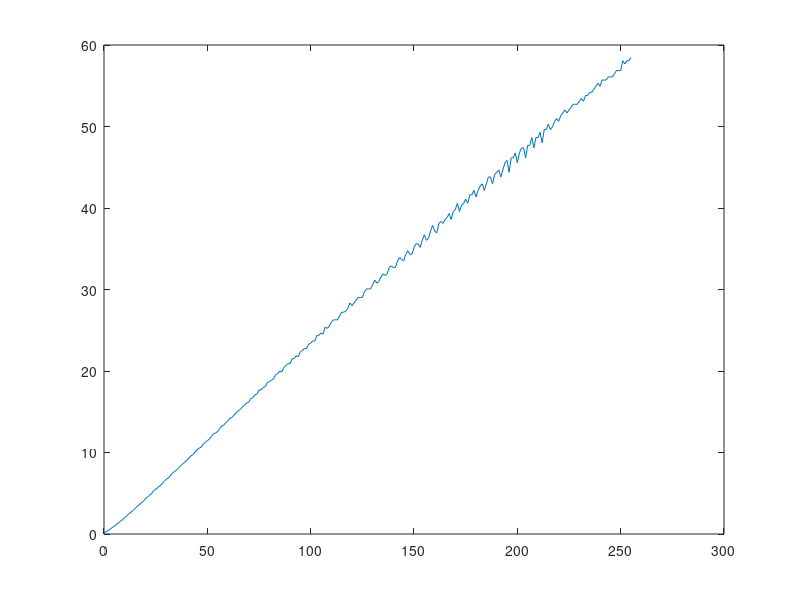

MATLAB code for this plot: (Note: this script raises an error after producing the figure.)
%% SESSION 3 

rate = [41.00
61.00
80.00
99.00
117.00
132.00
149.00
164.00
177.00
191.00
204.00
216.00
230.00
239.00
250.00
260.00
272.00
279.00
289.00
296.00
307.00
314.00
322.00
328.00
340.00
344.00
351.00
356.00
363.00
371.00
377.00
381.00
388.00
395.00
400.00
404.00
409.00
415.00
420.00
424.00
429.00
434.00
439.00
442.00
448.00
452.00
456.00
458.00
464.00
468.00
471.00
474.00
479.00
484.00
485.00
488.00
493.00
497.00
499.00
503.00
506.00
510.00
511.00
515.00
518.00
521.00
523.00
527.00
529.00
532.00
533.00
538.00
539.00
543.00
544.00
549.00
549.00
552.00
553.00
558.00
559.00
561.00
562.00
567.00
568.00
571.00
570.00
575.00
577.00
579.00
579.00
584.00
584.00
587.00
586.00
591.00
592.00
594.00
594.00
598.00
599.00
601.00
601.00
606.00
606.00
608.00
607.00
613.00
612.00
614.00
617.00
619.00
619.00
619.00
622.00
625.00
625.00
626.00
628.00
632.00
630.00
632.00
634.00
636.00
636.00
636.00
640.00
642.00
642.00
642.00
645.00
648.00
646.00
647.00
650.00
652.00
651.00
652.00
656.00
657.00
656.00
656.00
660.00
662.00
661.00
660.00
664.00
666.00
664.00
664.00
668.00
670.00
670.00
668.00
672.00
675.00
672.00
673.00
677.00
680.00
677.00
676.00
681.00
682.00
681.00
683.00
684.00
686.00
683.00
687.00
688.00
691.00
687.00
690.00
691.00
693.00
691.00
695.00
695.00
697.00
694.00
697.00
699.00
700.00
697.00
700.00
703.00
703.00
700.00
704.00
705.00
706.00
703.00
706.00
709.00
710.00
705.00
711.00
711.00
713.00
709.00
713.00
715.00
715.00
711.00
716.00
716.00
719.00
715.00
719.00
719.00
721.00
717.00
722.00
722.00
724.00
722.00
723.00
725.00
726.00
725.00
727.00
728.00
729.00
728.00
729.00
730.00
731.00
731.00
731.00
732.00
733.00
732.00
734.00
734.00
735.00
735.00
736.00
737.00
738.00
737.00
739.00
739.00
739.00
740.00
740.00
740.00
741.00
742.00
742.00
742.00
745.00
744.00
745.00
745.00
746.00
];

u = (0:1:255);

v = rate * 5 / 1023;

  m = -0.705;
  b = 4.8155; 
   
  R_ldr = (5.0-v).*(10000./v);
  %i_lux = pow(10.0, ((log10(R_ldr)-b)/m ));
  
  i_lux = 10.^((log10(R_ldr)-b)/m);
%   
%   m2 = -0.363;
%   b2 = log10(20515.0); 
%    
%   R_ldr2 = (5.0-v).*(10000./v);
  %i_lux = pow(10.0, ((log10(R_ldr)-b)/m ));
  
  %i_lux2 = 10.^((log10(R_ldr)-b2)/m2);
  figure();
  plot(u, i_lux);
  
  f = fit(u', i_lux, 'poly1')
  %f2 = fit(u', i_lux2, 'poly1')
  
  hold on;
  
  plot(f);
  
%   figure();
%   
%   plot(u, i_lux2);
%   hold on;
%   plot(f2);
